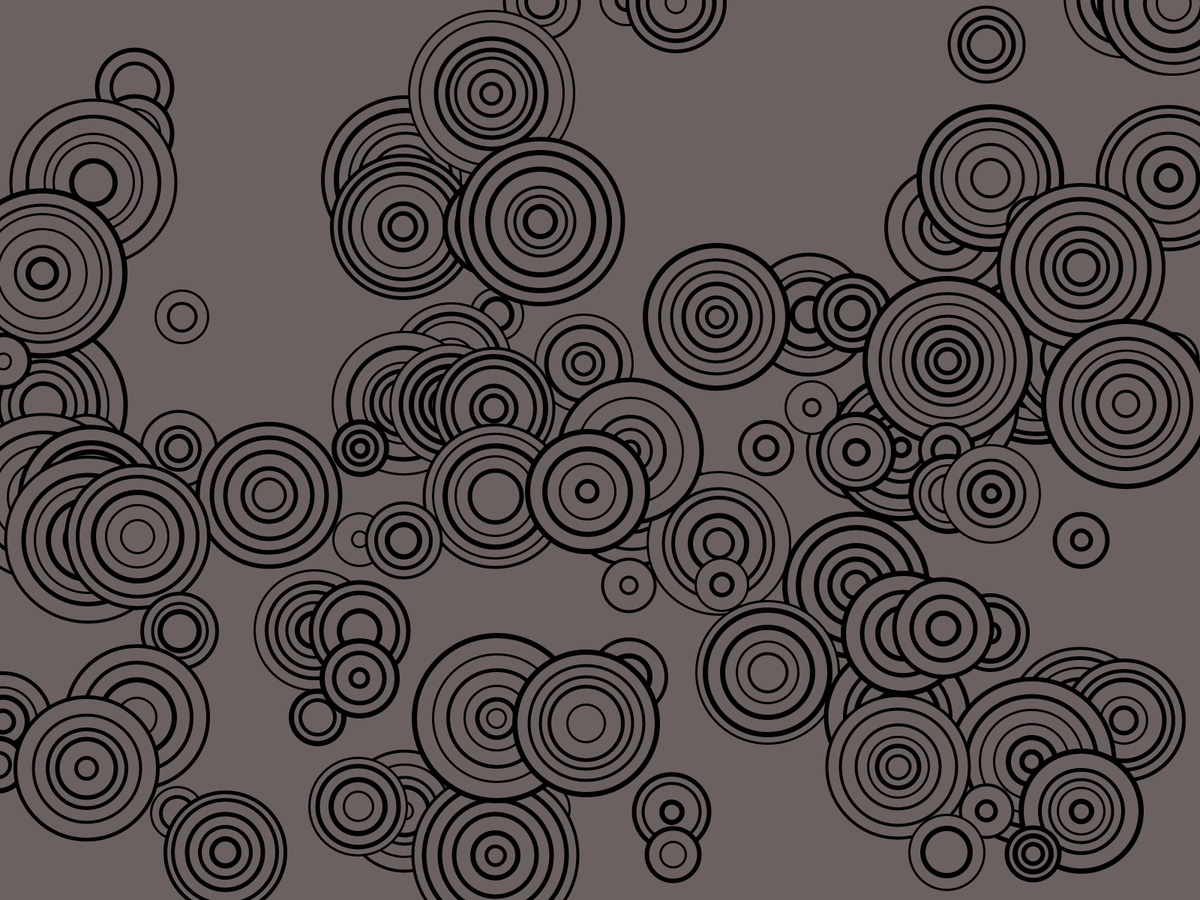
Frame 1 (no input)
Frame 60 (the mouse pressed at the canvas centre just before this capture): identical to frame 1, image omitted
Frame 120 (the mouse held since frame 60 and released just before this capture): identical to frame 1, image omitted

The Processing sketch that drew this single still picture (run headless with seeded random() and noise(); from frame 60 on, the mouse is pressed at the canvas centre):

// Processing sketch: furniture
// ── furniture.pde
int[] sizes = {70,100,130,160,190,220};
int numCircles = 1;
int k = 0;
int step = 60;
int discriminator;

void setup(){
  fullScreen();
  background(#6C6161);
  stroke(0);
  strokeWeight(5);
  fill(#6C6161);

}

void draw(){
  while(k <= numCircles){
    for(int j = 0; j < height; j += step){
      for(int i = 0;i < width; i += step){
        float xx = i + random(-5,+5);
        float yy = j + random(-5,+5);
        discriminator = int(random(10));
        if (discriminator == 1){
          circ(xx,yy);
        }
      }
    }
    k++;
  }
  saveMe();
}

void circ(float x, float y){
  int val = floor(random(sizes.length));

  for(int d = sizes[val]; d> 20; d -= random(20,50)){
    strokeWeight(int(random(3,8)));
    ellipse(x,y,d,d);
  }
}

void saveMe(){
  if(mousePressed){
    println("saved");
    save("furniture.png");
  }
}
